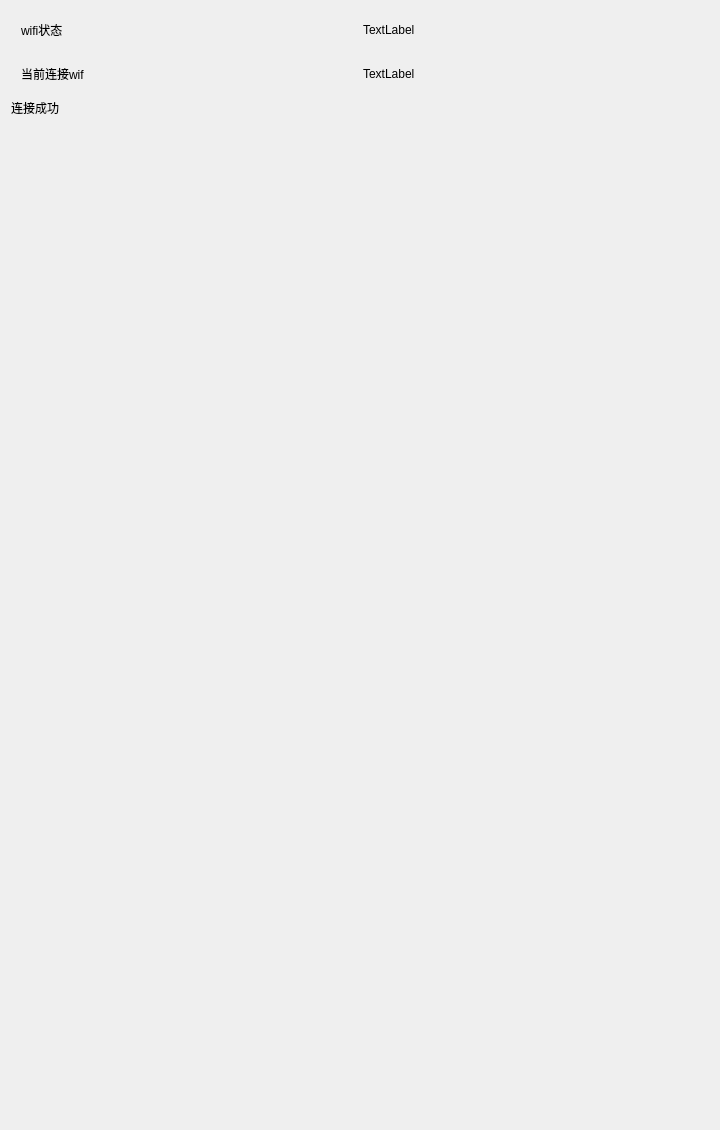
<?xml version="1.0" encoding="UTF-8"?>
<ui version="4.0">
 <class>Widget_WifiQrscanSetting</class>
 <widget class="QWidget" name="Widget_WifiQrscanSetting">
  <property name="geometry">
   <rect>
    <x>0</x>
    <y>0</y>
    <width>720</width>
    <height>1130</height>
   </rect>
  </property>
  <property name="windowTitle">
   <string>Form</string>
  </property>
  <layout class="QVBoxLayout" name="verticalLayout">
   <item>
    <layout class="QHBoxLayout" name="horizontalLayout">
     <property name="leftMargin">
      <number>10</number>
     </property>
     <property name="topMargin">
      <number>10</number>
     </property>
     <property name="rightMargin">
      <number>10</number>
     </property>
     <property name="bottomMargin">
      <number>10</number>
     </property>
     <item>
      <widget class="QLabel" name="label_3">
       <property name="text">
        <string>wifi状态</string>
       </property>
      </widget>
     </item>
     <item>
      <widget class="QLabel" name="wifi_state">
       <property name="text">
        <string>TextLabel</string>
       </property>
      </widget>
     </item>
    </layout>
   </item>
   <item>
    <layout class="QHBoxLayout" name="horizontalLayout_2">
     <property name="leftMargin">
      <number>10</number>
     </property>
     <property name="topMargin">
      <number>10</number>
     </property>
     <property name="rightMargin">
      <number>10</number>
     </property>
     <property name="bottomMargin">
      <number>10</number>
     </property>
     <item>
      <widget class="QLabel" name="label">
       <property name="text">
        <string>当前连接wif</string>
       </property>
      </widget>
     </item>
     <item>
      <widget class="QLabel" name="wifi_ssid">
       <property name="text">
        <string>TextLabel</string>
       </property>
      </widget>
     </item>
    </layout>
   </item>
   <item>
    <widget class="QLabel" name="wifi_connect">
     <property name="text">
      <string>连接成功</string>
     </property>
    </widget>
   </item>
   <item>
    <spacer name="verticalSpacer">
     <property name="orientation">
      <enum>Qt::Vertical</enum>
     </property>
     <property name="sizeHint" stdset="0">
      <size>
       <width>20</width>
       <height>40</height>
      </size>
     </property>
    </spacer>
   </item>
  </layout>
 </widget>
 <resources/>
 <connections/>
</ui>
